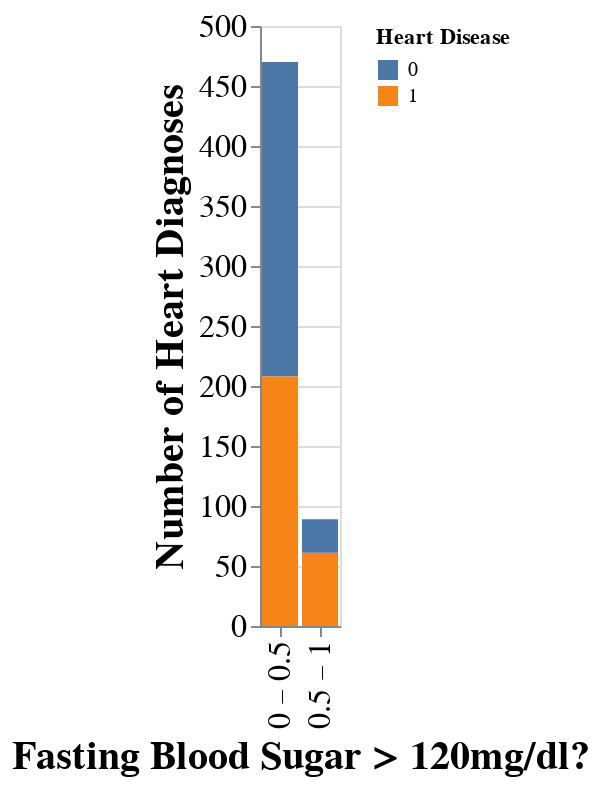

Notebook code for this chart:
### Markdown cell above
As seen in the plot above, in patients with moderate resting blood pressures, heart disease is not seemingly strongly correlated with resting blood pressures (there are roughly the same number of diseased and not diseased patients with average resting blood pressures levels). However, in higher resting blood pressures (greater than 135mm/Hg especially), there is a potential connection between resting blood pressures and the presence of heart disease. For this reason, resting blood pressures will be included in the classifier.

### Code cell
fastbs_plot = (
    alt.Chart(heart_data_training)
    .mark_bar()
    .encode(
        x=alt.X("FastingBS:N", bin=alt.Bin(maxbins=2), title="Fasting Blood Sugar > 120mg/dl?"),
        y=alt.Y("count(HeartDisease)",title="Number of Heart Diagnoses"),
        fill=alt.Fill("HeartDisease:N", title="Heart Disease")
    )
    .configure_axis(titleFontSize=20,labelFontSize=16)
)
fastbs_plot

### Figure 1 — Vega-Lite specification as saved in the notebook (floating-point values rounded to 4 significant figures; data arrays with more than 128 entries replaced by an {"elided": "..."} marker saying what was removed)
{"config": {"view": {"continuousWidth": 400, "continuousHeight": 300}, "axis": {"labelFontSize": 16, "titleFontSize": 20}}, "data": {"name": "data-a5145f80ac705ef79503a8989cda8106"}, "mark": "bar", "encoding": {"fill": {"field": "HeartDisease", "title": "Heart Disease", "type": "nominal"}, "x": {"bin": {"maxbins": 2}, "field": "FastingBS", "title": "Fasting Blood Sugar > 120mg/dl?", "type": "nominal"}, "y": {"aggregate": "count", "field": "HeartDisease", "title": "Number of Heart Diagnoses", "type": "quantitative"}}, "$schema": "https://vega.github.io/schema/vega-lite/v4.17.0.json", "datasets": {"data-a5145f80ac705ef79503a8989cda8106": {"elided": "559 records"}}}
